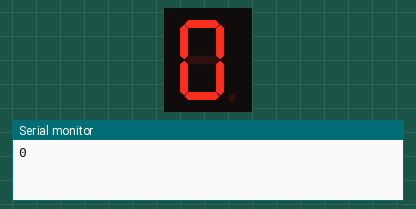
A sketch run on a simulated Arduino Uno, built with avr-gcc and run on an emulated ATmega328P. Shown: 1-digit seven-segment display, the last lines printed to the serial monitor. Wiring (inferred from the names in the program): 1-digit 7-segment display, segments lit when LOW: segments pin 2, pin 3, pin 4, pin 5, pin 6, pin 7, pin 8. The segment pins are drawn as the display they are named for.

Above: at 0.1 s.
At 4.1 s:
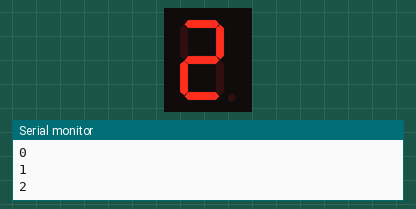
At 8.1 s:
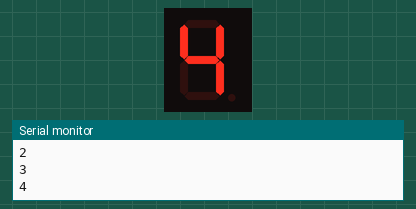
At 16.1 s:
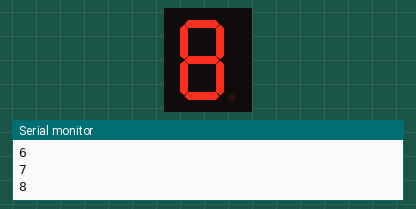
At 26.1 s:
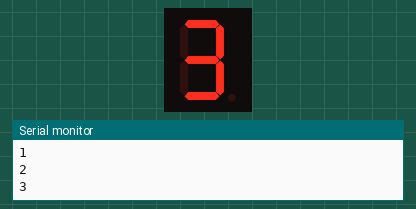
At 38.1 s:
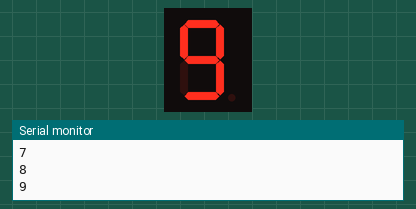

The sketch:

sketch_7SEG.ino
```cpp
/**
 * 7セグLEDを光らせる

 c      A      10
 2  F | | | B  9
 3      G      8
 4  E | | | C  D.P
 5      D      c
*/

/*
 * R(抵抗) = V(電圧) / I(電流)
 * 5V / 60mA = 83Ω 最小
 * 5V / 20mA = 250Ω 最大
 *
 * アノード LA-401MD
 * https://www.rohm.co.jp/products/led-displays/led-numeric-displays/single-digit/la-401md-product
Common    1       10  a
      f   2       9   b
      g   3       8   c
      e   4       7   D.P
      d   5       6   Common

 * Common: GRDにつなぐ
 * a～f: 抵抗、DIGITAL OUTPUTにつなぐ、LOWのとき光る
 */

const int ASeg = 2;
const int BSeg = 3;
const int CSeg = 4;
const int DSeg = 5;
const int ESeg = 6;
const int FSeg = 7;
const int GSeg = 8;
const int AllSeg[] = {ASeg,BSeg,CSeg,DSeg,ESeg,FSeg,GSeg};

const int DLAY_mSEC = 1000 * 2;

void setup() {
  Serial.begin(9600); // シリアルモニタの設定
  pinMode(ASeg, OUTPUT);
  pinMode(BSeg, OUTPUT);
  pinMode(CSeg, OUTPUT);
  pinMode(DSeg, OUTPUT);
  pinMode(ESeg, OUTPUT);
  pinMode(FSeg, OUTPUT);
  pinMode(GSeg, OUTPUT);
}

void loop() {
  number(LOW, HIGH);
}

void demo(int ON, int OFF) {
  for(unsigned int i = 0; i < (sizeof(AllSeg)/sizeof(int)); i++){
    Serial.print(i);
    Serial.print(" -> ");
    Serial.print(AllSeg[i]);
    Serial.println();

    digitalWrite(ASeg, OFF);
    digitalWrite(BSeg, OFF);
    digitalWrite(CSeg, OFF);
    digitalWrite(DSeg, OFF);
    digitalWrite(ESeg, OFF);
    digitalWrite(FSeg, OFF);
    digitalWrite(GSeg, OFF);

    digitalWrite(AllSeg[i], ON);
    delay(DLAY_mSEC);
  }
}

void number(int ON, int OFF) {
  zero(ON, OFF);
  delay(DLAY_mSEC);
  one(ON, OFF);
  delay(DLAY_mSEC);
  two(ON, OFF);
  delay(DLAY_mSEC);
  three(ON, OFF);
  delay(DLAY_mSEC);
  four(ON, OFF);
  delay(DLAY_mSEC);
  five(ON, OFF);
  delay(DLAY_mSEC);
  six(ON, OFF);
  delay(DLAY_mSEC);
  seven(ON, OFF);
  delay(DLAY_mSEC);
  eight(ON, OFF);
  delay(DLAY_mSEC);
  nine(ON, OFF);
  delay(DLAY_mSEC);
}

void zero(int ON, int OFF) {
  Serial.println(0);
  digitalWrite(ASeg, ON);
  digitalWrite(BSeg, ON);
  digitalWrite(CSeg, ON);
  digitalWrite(DSeg, ON);
  digitalWrite(ESeg, ON);
  digitalWrite(FSeg, ON);
  digitalWrite(GSeg, OFF);
}
void one(int ON, int OFF) {
  Serial.println(1);
  digitalWrite(ASeg, OFF);
  digitalWrite(BSeg, ON);
  digitalWrite(CSeg, ON);
  digitalWrite(DSeg, OFF);
  digitalWrite(ESeg, OFF);
  digitalWrite(FSeg, OFF);
  digitalWrite(GSeg, OFF);
}
void two(int ON, int OFF) {
  Serial.println(2);
  digitalWrite(ASeg, ON);
  digitalWrite(BSeg, ON);
  digitalWrite(CSeg, OFF);
  digitalWrite(DSeg, ON);
  digitalWrite(ESeg, ON);
  digitalWrite(FSeg, OFF);
  digitalWrite(GSeg, ON);
}
void three(int ON, int OFF) {
  Serial.println(3);
  digitalWrite(ASeg, ON);
  digitalWrite(BSeg, ON);
  digitalWrite(CSeg, ON);
  digitalWrite(DSeg, ON);
  digitalWrite(ESeg, OFF);
  digitalWrite(FSeg, OFF);
  digitalWrite(GSeg, ON);
}
void four(int ON, int OFF) {
  Serial.println(4);
  digitalWrite(ASeg, OFF);
  digitalWrite(BSeg, ON);
  digitalWrite(CSeg, ON);
  digitalWrite(DSeg, OFF);
  digitalWrite(ESeg, OFF);
  digitalWrite(FSeg, ON);
  digitalWrite(GSeg, ON);
}
void five(int ON, int OFF) {
  Serial.println(5);
  digitalWrite(ASeg, ON);
  digitalWrite(BSeg, OFF);
  digitalWrite(CSeg, ON);
  digitalWrite(DSeg, ON);
  digitalWrite(ESeg, OFF);
  digitalWrite(FSeg, ON);
  digitalWrite(GSeg, ON);
}
void six(int ON, int OFF) {
  Serial.println(6);
  digitalWrite(ASeg, ON);
  digitalWrite(BSeg, OFF);
  digitalWrite(CSeg, ON);
  digitalWrite(DSeg, ON);
  digitalWrite(ESeg, ON);
  digitalWrite(FSeg, ON);
  digitalWrite(GSeg, ON);
}
void seven(int ON, int OFF) {
  Serial.println(7);
  digitalWrite(ASeg, ON);
  digitalWrite(BSeg, ON);
  digitalWrite(CSeg, ON);
  digitalWrite(DSeg, OFF);
  digitalWrite(ESeg, OFF);
  digitalWrite(FSeg, ON);
  digitalWrite(GSeg, OFF);
}
void eight(int ON, int OFF) {
  Serial.println(8);
  digitalWrite(ASeg, ON);
  digitalWrite(BSeg, ON);
  digitalWrite(CSeg, ON);
  digitalWrite(DSeg, ON);
  digitalWrite(ESeg, ON);
  digitalWrite(FSeg, ON);
  digitalWrite(GSeg, ON);
}
void nine(int ON, int OFF) {
  Serial.println(9);
  digitalWrite(ASeg, ON);
  digitalWrite(BSeg, ON);
  digitalWrite(CSeg, ON);
  digitalWrite(DSeg, ON);
  digitalWrite(ESeg, OFF);
  digitalWrite(FSeg, ON);
  digitalWrite(GSeg, ON);
}
```

Measured:
- what the display in image 1 shows lasts 2.0 s, from 4.0 s to 6.0 s
